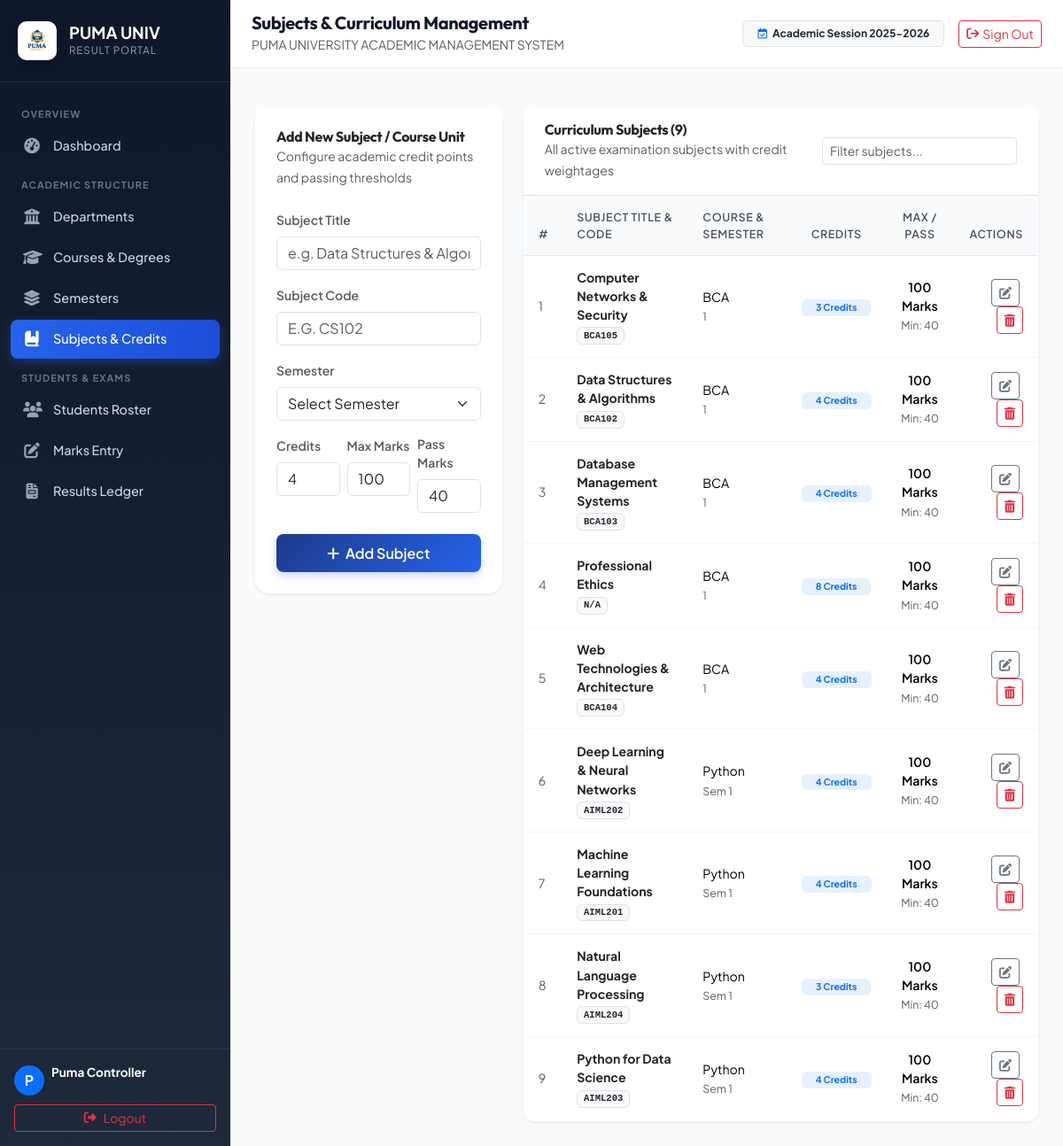
Page /subjects (signed in) on the committed database.
### tables this page shows
CREATE TABLE subjects (
            id INTEGER PRIMARY KEY AUTOINCREMENT,
            name TEXT NOT NULL,
            max_marks INTEGER NOT NULL,
            credits INTEGER NOT NULL,
            semester_id INTEGER, code TEXT, pass_marks INTEGER DEFAULT 40, created_at TIMESTAMP,
            FOREIGN KEY (semester_id) REFERENCES semesters(id)
        );

CREATE TABLE courses (
            id INTEGER PRIMARY KEY AUTOINCREMENT,
            name TEXT NOT NULL,
            department_id INTEGER, code TEXT, duration_years INTEGER DEFAULT 3, created_at TIMESTAMP,
            FOREIGN KEY (department_id) REFERENCES departments(id)
        );

CREATE TABLE semesters (
            id INTEGER PRIMARY KEY AUTOINCREMENT,
            name TEXT NOT NULL,
            course_id INTEGER, created_at TIMESTAMP,
            FOREIGN KEY (course_id) REFERENCES courses(id)
        );

### app.py (the view)
@app.route("/subjects")
@admin_required
def subjects_page():
    subjects = database.get_subjects()
    semesters = database.get_semesters()
    courses = database.get_courses()
    return render_template("subjects.html", subjects=subjects, semesters=semesters, courses=courses)

### app.py (called while the page is built)
def admin_required(f):
    @wraps(f)
    def decorated_function(*args, **kwargs):
        if "user" not in session or session.get("role") != "admin":
            flash("Admin authentication required.", "danger")
            return redirect(url_for("home"))
        return f(*args, **kwargs)
    return decorated_function

### database.py (called while the page is built)
def get_db():
    conn = sqlite3.connect(DATABASE_PATH)
    conn.row_factory = sqlite3.Row
    conn.execute("PRAGMA foreign_keys = ON;")
    conn.execute("PRAGMA journal_mode = WAL;")
    return conn

def get_courses(department_id: int = None):
    conn = get_db()
    cursor = conn.cursor()
    query = """
        SELECT c.id, c.name, c.code, c.duration_years, c.department_id,
               d.name as department_name,
               COUNT(s.id) as semester_count
        FROM courses c
        JOIN departments d ON c.department_id = d.id
        LEFT JOIN semesters s ON s.course_id = c.id
    """
    params = []
    if department_id:
        query += " WHERE c.department_id = ?"
        params.append(department_id)
    query += " GROUP BY c.id ORDER BY c.name ASC"
    cursor.execute(query, params)
    rows = cursor.fetchall()
    conn.close()
    return [dict(r) for r in rows]

def get_semesters(course_id: int = None):
    conn = get_db()
    cursor = conn.cursor()
    query = """
        SELECT s.id, s.name, s.course_id,
               c.name as course_name,
               d.name as department_name,
               COUNT(sub.id) as subject_count
        FROM semesters s
        JOIN courses c ON s.course_id = c.id
        JOIN departments d ON c.department_id = d.id
        LEFT JOIN subjects sub ON sub.semester_id = s.id
    """
    params = []
    if course_id:
        query += " WHERE s.course_id = ?"
        params.append(course_id)
    query += " GROUP BY s.id ORDER BY s.course_id ASC, s.name ASC"
    cursor.execute(query, params)
    rows = cursor.fetchall()
    conn.close()
    return [dict(r) for r in rows]

### templates/subjects.html (shortened to what this page needs)
{% extends "base.html" %}
{% block page_heading %}Subjects & Curriculum Management{% endblock %}
{% block content %}
<div class="container-fluid p-0">
    <div class="row g-4">
        <div class="col-lg-4">
            <div class="card border-0 shadow-sm rounded-4">
                <div class="card-header bg-white border-0 pt-4 px-4 pb-0">
                    <h6 class="fw-bold text-dark mb-0">Add New Subject / Course Unit</h6>
                    <small class="text-muted">Configure academic credit points and passing thresholds</small>
                </div>
                <div class="card-body p-4">
                    <form method="POST" action="/subjects/add">
                        <div class="mb-3">
                            <label class="form-label fw-semibold small text-muted">Subject Title</label>
                            <input type="text" name="name" class="form-control" placeholder="e.g. Data Structures & Algorithms" required>
                        </div>
                        <div class="mb-3">
                            <label class="form-label fw-semibold small text-muted">Subject Code</label>
                            <input type="text" name="code" class="form-control text-uppercase" placeholder="e.g. CS102">
                        </div>
                        <div class="mb-3">
                            <label class="form-label fw-semibold small text-muted">Semester</label>
                            <select name="semester_id" class="form-select" required>
                                <option value="">Select Semester</option>
                            </select>
                        </div>
                        <div class="row g-2 mb-4">
                            <div class="col-4">
                                <label class="form-label fw-semibold small text-muted">Credits</label>
                                <input type="number" name="credits" class="form-control" value="4" min="1" max="10" required>
                            </div>
                            <div class="col-4">
                                <label class="form-label fw-semibold small text-muted">Max Marks</label>
                                <input type="number" name="max_marks" class="form-control" value="100" min="1" required>
                            </div>
                            <div class="col-4">
                                <label class="form-label fw-semibold small text-muted">Pass Marks</label>
                                <input type="number" name="pass_marks" class="form-control" value="40" min="1" required>
                            </div>
                        </div>
                        <button type="submit" class="btn btn-puma-primary w-100">
                            <i class="fa-solid fa-plus me-1"></i> Add Subject
                        </button>
                    </form>
                </div>
            </div>
        </div>
        <div class="col-lg-8">
            <div class="card border-0 shadow-sm rounded-4">
                <div class="card-header bg-white border-bottom py-3 px-4 d-flex justify-content-between align-items-center">
                    <div>
                        <h6 class="fw-bold text-dark mb-0">Curriculum Subjects ({{ subjects|length }})</h6>
                        <small class="text-muted">All active examination subjects with credit weightages</small>
                    </div>
                    <input type="text" class="form-control form-control-sm" placeholder="Filter subjects..." data-table-search="subTable" style="max-width: 220px;">
                </div>
                <div class="table-responsive">
                    <table class="table table-hover align-middle mb-0 table-modern" id="subTable">
                        <thead>
                            <tr>
                                <th>#</th>
                                <th>Subject Title & Code</th>
                                <th>Course & Semester</th>
                                <th class="text-center">Credits</th>
                                <th class="text-center">Max / Pass</th>
                                <th class="text-end">Actions</th>
                            </tr>
                        </thead>
                        <tbody>
                            {% for s in subjects %}
                            <tr>
                                <td class="text-muted">{{ loop.index }}</td>
                                <td>
                                    <div class="fw-bold text-dark">{{ s.name }}</div>
                                    <span class="badge bg-light text-dark border font-monospace">{{ s.code or 'N/A' }}</span>
                                </td>
                                <td>
                                    <div>{{ s.course_name }}</div>
                                    <small class="text-muted">{{ s.semester_name }}</small>
                                </td>
                                <td class="text-center">
                                    <span class="badge bg-primary bg-opacity-10 text-primary px-3 py-1 fw-bold">
                                        {{ s.credits }} Credits
                                    </span>
                                </td>
                                <td class="text-center">
                                    <div class="fw-semibold">{{ s.max_marks }} Marks</div>
                                    <small class="text-muted">Min: {{ s.pass_marks }}</small>
                                </td>
                                <td class="text-end">
                                    <button class="btn btn-sm btn-outline-secondary me-1" data-bs-toggle="modal" data-bs-target="#editSubModal{{ s.id }}">
                                        <i class="fa-solid fa-pen-to-square"></i>
                                    </button>
                                    <form method="POST" action="/subjects/delete/{{ s.id }}" class="d-inline">
                                        <button type="button" class="btn btn-sm btn-outline-danger" data-confirm-delete="Subject '{{ s.name }}'">
                                            <i class="fa-solid fa-trash-can"></i>
                                        </button>
                                    </form>
                                </td>
                            </tr>
                            {% endfor %}
                        </tbody>
                    </table>
                </div>
            </div>
        </div>
    </div>
</div>
{% endblock %}

### static/style.css (style rules this page uses)
:root { --primary: #1e3a8a; --primary-light: #3b82f6; --primary-dark: #172554; --accent: #f59e0b; --accent-red: #dc2626; --accent-green: #16a34a; --bg-main: #f8fafc; --card-bg: #ffffff; --text-primary: #0f172a; --text-secondary: #475569; --border-color: #e2e8f0; --sidebar-width: 260px; }
* { box-sizing: border-box; }
body { font-family: 'Plus Jakarta Sans', -apple-system, BlinkMacSystemFont, sans-serif; background-color: var(--bg-main); color: var(--text-primary); min-height: 100vh; overflow-x: hidden; }
h1, h2, h3, h4, h5, h6, .brand-font { font-family: 'Outfit', sans-serif; letter-spacing: -0.02em; }
.table-modern { background: #ffffff; border-radius: 12px; overflow: hidden; border: 1px solid var(--border-color); box-shadow: 0 1px 3px rgba(0,0,0,0.02); }
.table-modern thead th { background: #f8fafc; color: #475569; font-weight: 600; font-size: 0.78rem; text-transform: uppercase; letter-spacing: 0.05em; padding: 0.875rem 1rem; border-bottom: 1px solid var(--border-color); }
.table-modern tbody td { padding: 0.875rem 1rem; vertical-align: middle; font-size: 0.88rem; border-bottom: 1px solid #f1f5f9; }
.table-modern tbody tr:last-child td { border-bottom: none; }
.btn-puma-primary { background: linear-gradient(135deg, #1e3a8a 0%, #2563eb 100%); color: white; border: none; font-weight: 600; padding: 0.6rem 1.25rem; border-radius: 8px; transition: all 0.2s; box-shadow: 0 4px 10px rgba(37, 99, 235, 0.25); }

### rows in the picture
subjects: name "Computer Networks & Security", code "BCA105", course_name "BCA", semester_name "1", credits "3", max_marks "100", pass_marks "40"
subjects: name "Data Structures & Algorithms", code "BCA102", course_name "BCA", semester_name "1", credits "4", max_marks "100", pass_marks "40"
subjects: name "Database Management Systems", code "BCA103", course_name "BCA", semester_name "1", credits "4", max_marks "100", pass_marks "40"
subjects: name "Professional Ethics", code "N/A", course_name "BCA", semester_name "1", credits "8", max_marks "100", pass_marks "40"
subjects: name "Web Technologies & Architecture", code "BCA104", course_name "BCA", semester_name "1", credits "4", max_marks "100", pass_marks "40"
subjects: name "Deep Learning & Neural Networks", code "AIML202", course_name "Python", semester_name "Sem 1", credits "4", max_marks "100", pass_marks "40"
subjects: name "Machine Learning Foundations", code "AIML201", course_name "Python", semester_name "Sem 1", credits "4", max_marks "100", pass_marks "40"
subjects: name "Natural Language Processing", code "AIML204", course_name "Python", semester_name "Sem 1", credits "3", max_marks "100", pass_marks "40"
subjects: name "Python for Data Science", code "AIML203", course_name "Python", semester_name "Sem 1", credits "4", max_marks "100", pass_marks "40"

### other values in the picture
{{ (session.get('user_name') or 'U')[0]|upper }} "P"
{{ session.get('user_name') }} "Puma Controller"
{{ subjects|length }} "9"
